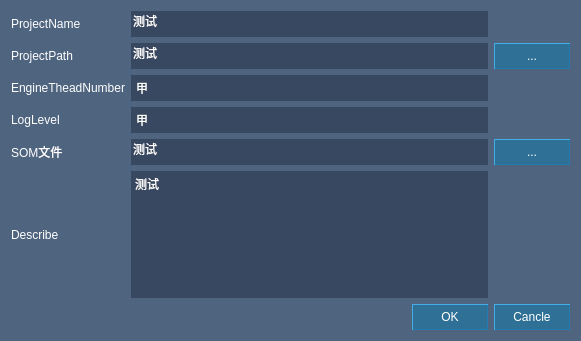
<?xml version="1.0" encoding="UTF-8"?>
<ui version="4.0">
 <class>CreateProject</class>
 <widget class="QWidget" name="CreateProject">
  <property name="geometry">
   <rect>
    <x>0</x>
    <y>0</y>
    <width>581</width>
    <height>341</height>
   </rect>
  </property>
  <property name="windowTitle">
   <string>CreateProject</string>
  </property>
  <property name="styleSheet">
   <string notr="true">QWidget#CreateProject{
	color:#ffffff;
	background-color:#4f647f;
	/*
	border-left:1px solid #44aeea;
	border-right:1px solid #44aeea;
	border-bottom:1px solid #44aeea;
*/
}
</string>
  </property>
  <layout class="QVBoxLayout" name="verticalLayout">
   <item>
    <layout class="QGridLayout" name="gridLayout">
     <item row="0" column="0">
      <widget class="QLabel" name="label">
       <property name="styleSheet">
        <string notr="true">QLabel{
	color:#ffffff;
	background-color:transparent;
}</string>
       </property>
       <property name="text">
        <string>ProjectName</string>
       </property>
      </widget>
     </item>
     <item row="0" column="1">
      <widget class="QLineEdit" name="lineEdit">
       <property name="minimumSize">
        <size>
         <width>0</width>
         <height>26</height>
        </size>
       </property>
       <property name="styleSheet">
        <string notr="true">QLineEdit{
	color:#ffffff;
	background-color:#384861;
	border:0px;
}

QLineEdit:hover{
	color:#ffffff;
	background-color:#384861;
	border:1px solid #2ba3e7;
}</string>
       </property>
       <property name="text">
        <string>测试</string>
       </property>
      </widget>
     </item>
     <item row="1" column="0">
      <widget class="QLabel" name="label_2">
       <property name="styleSheet">
        <string notr="true">QLabel{
	color:#ffffff;
	background-color:transparent;
}</string>
       </property>
       <property name="text">
        <string>ProjectPath</string>
       </property>
      </widget>
     </item>
     <item row="1" column="1">
      <widget class="QLineEdit" name="lineEdit_2">
       <property name="minimumSize">
        <size>
         <width>0</width>
         <height>26</height>
        </size>
       </property>
       <property name="styleSheet">
        <string notr="true">QLineEdit{
	color:#ffffff;
	background-color:#384861;
	border:0px;
}

QLineEdit:hover{
	color:#ffffff;
	background-color:#384861;
	border:1px solid #2ba3e7;
}</string>
       </property>
       <property name="text">
        <string>测试</string>
       </property>
      </widget>
     </item>
     <item row="1" column="2">
      <widget class="QPushButton" name="pushButton">
       <property name="minimumSize">
        <size>
         <width>76</width>
         <height>26</height>
        </size>
       </property>
       <property name="styleSheet">
        <string notr="true">QPushButton{
	color:#ffffff;
	background-color:#2f7196;
	border-top:1px solid #44aeea;
	border-left:1px solid #44aeea;
	border-bottom:1px solid #217cb1;
	border-right:1px solid #217cb1;
}

QPushButton:hover{
	color:#ffffff;
	background-color:#0f8dc8;
}

QPushButton:pressed{
	color:#ffffff;
	background-color:#256081;
	border:1px solid #44aeea;	
}</string>
       </property>
       <property name="text">
        <string>...</string>
       </property>
      </widget>
     </item>
     <item row="2" column="0">
      <widget class="QLabel" name="label_3">
       <property name="styleSheet">
        <string notr="true">QLabel{
	color:#ffffff;
	background-color:transparent;
}</string>
       </property>
       <property name="text">
        <string>EngineTheadNumber</string>
       </property>
      </widget>
     </item>
     <item row="2" column="1">
      <widget class="QComboBox" name="comboBox">
       <property name="minimumSize">
        <size>
         <width>0</width>
         <height>26</height>
        </size>
       </property>
       <property name="styleSheet">
        <string notr="true">QComboBox{
	color:#ffffff;
	background-color:#384861;
	border:0px;
}

QComboBox:hover{
	color:#ffffff;
	background-color:#384861;
	border:1px solid #63bbff;
}

QComboBox::down-arrow{	
	image: url(:/images/down_arrow.png);
	background-color:transparent;
}

QComboBox::drop-down{
	border:0px;
	width:26px;
	background-color:transparent;
}

QComboBox::drop-down:hover {
	color:white;
	border:0px;
	width:26px;
    background-color:transparent;
}

QComboBox QAbstractItemView {
	color:#3c3c3c;
	outline:none;
	border:1px solid #63bbff;
    background-color:#f6fafb;
}

QComboBox QAbstractItemView::item {
	outline:none;
	height:26px;
}

QComboBox QAbstractItemView::item:hover {
	color:white;
	outline:none;
	height:26px;
    background-color:#63bbff;	
}
QComboBox QAbstractItemView::item:selected {
	outline:none;
	border:0px;
	height:26px;
	color:#63bbff;
 	outline:none;
}</string>
       </property>
       <item>
        <property name="text">
         <string>甲</string>
        </property>
       </item>
       <item>
        <property name="text">
         <string>乙</string>
        </property>
       </item>
       <item>
        <property name="text">
         <string>丙</string>
        </property>
       </item>
       <item>
        <property name="text">
         <string>丁</string>
        </property>
       </item>
      </widget>
     </item>
     <item row="3" column="0">
      <widget class="QLabel" name="label_4">
       <property name="styleSheet">
        <string notr="true">QLabel{
	color:#ffffff;
	background-color:transparent;
}</string>
       </property>
       <property name="text">
        <string>LogLevel</string>
       </property>
      </widget>
     </item>
     <item row="3" column="1">
      <widget class="QComboBox" name="comboBox_2">
       <property name="minimumSize">
        <size>
         <width>0</width>
         <height>26</height>
        </size>
       </property>
       <property name="styleSheet">
        <string notr="true">QComboBox{
	color:#ffffff;
	background-color:#384861;
	border:0px;
}

QComboBox:hover{
	color:#ffffff;
	background-color:#384861;
	border:1px solid #63bbff;
}

QComboBox::down-arrow{	
	image: url(:/images/down_arrow.png);
	background-color:transparent;
}

QComboBox::drop-down{
	border:0px;
	width:26px;
	background-color:transparent;
}

QComboBox::drop-down:hover {
	color:white;
	border:0px;
	width:26px;
    background-color:transparent;
}

QComboBox QAbstractItemView {
	color:#3c3c3c;
	outline:none;
	border:1px solid #63bbff;
    background-color:#f6fafb;
}

QComboBox QAbstractItemView::item {
	outline:none;
	height:26px;
}

QComboBox QAbstractItemView::item:hover {
	color:white;
	outline:none;
	height:26px;
    background-color:#63bbff;	
}
QComboBox QAbstractItemView::item:selected {
	outline:none;
	border:0px;
	height:26px;
	color:#63bbff;
 	outline:none;
}</string>
       </property>
       <item>
        <property name="text">
         <string>甲</string>
        </property>
       </item>
       <item>
        <property name="text">
         <string>乙</string>
        </property>
       </item>
       <item>
        <property name="text">
         <string>丙</string>
        </property>
       </item>
      </widget>
     </item>
     <item row="4" column="0">
      <widget class="QLabel" name="label_5">
       <property name="styleSheet">
        <string notr="true">QLabel{
	color:#ffffff;
	background-color:transparent;
}</string>
       </property>
       <property name="text">
        <string>SOM文件</string>
       </property>
      </widget>
     </item>
     <item row="4" column="1">
      <widget class="QLineEdit" name="lineEdit_3">
       <property name="minimumSize">
        <size>
         <width>0</width>
         <height>26</height>
        </size>
       </property>
       <property name="styleSheet">
        <string notr="true">QLineEdit{
	color:#ffffff;
	background-color:#384861;
	border:0px;
}

QLineEdit:hover{
	color:#ffffff;
	background-color:#384861;
	border:1px solid #2ba3e7;
}</string>
       </property>
       <property name="text">
        <string>测试</string>
       </property>
      </widget>
     </item>
     <item row="4" column="2">
      <widget class="QPushButton" name="pushButton_2">
       <property name="minimumSize">
        <size>
         <width>76</width>
         <height>26</height>
        </size>
       </property>
       <property name="styleSheet">
        <string notr="true">QPushButton{
	color:#ffffff;
	background-color:#2f7196;
	border-top:1px solid #44aeea;
	border-left:1px solid #44aeea;
	border-bottom:1px solid #217cb1;
	border-right:1px solid #217cb1;
}

QPushButton:hover{
	color:#ffffff;
	background-color:#0f8dc8;
}

QPushButton:pressed{
	color:#ffffff;
	background-color:#256081;
	border:1px solid #44aeea;	
}</string>
       </property>
       <property name="text">
        <string>...</string>
       </property>
      </widget>
     </item>
     <item row="5" column="0">
      <widget class="QLabel" name="label_6">
       <property name="styleSheet">
        <string notr="true">QLabel{
	color:#ffffff;
	background-color:transparent;
}</string>
       </property>
       <property name="text">
        <string>Describe</string>
       </property>
      </widget>
     </item>
     <item row="5" column="1">
      <widget class="QTextEdit" name="textEdit">
       <property name="styleSheet">
        <string notr="true">QTextEdit{		
	color:#ffffff;
	font-family:&quot;等线&quot;;
	font-size:15px;
	background-color:#384861;
	border:0px;
}

QTextEdit:hover{		
	color:#ffffff;
	font-family:&quot;等线&quot;;
	font-size:15px;
	background-color:#384861;
	border:1px solid #2ba3e7;
}</string>
       </property>
       <property name="html">
        <string>&lt;!DOCTYPE HTML PUBLIC &quot;-//W3C//DTD HTML 4.0//EN&quot; &quot;http://www.w3.org/TR/REC-html40/strict.dtd&quot;&gt;
&lt;html&gt;&lt;head&gt;&lt;meta name=&quot;qrichtext&quot; content=&quot;1&quot; /&gt;&lt;style type=&quot;text/css&quot;&gt;
p, li { white-space: pre-wrap; }
&lt;/style&gt;&lt;/head&gt;&lt;body style=&quot; font-family:'等线'; font-size:15px; font-weight:400; font-style:normal;&quot;&gt;
&lt;p style=&quot; margin-top:0px; margin-bottom:0px; margin-left:0px; margin-right:0px; -qt-block-indent:0; text-indent:0px;&quot;&gt;&lt;span style=&quot; font-family:'SimSun'; font-size:9pt;&quot;&gt;测试&lt;/span&gt;&lt;/p&gt;&lt;/body&gt;&lt;/html&gt;</string>
       </property>
      </widget>
     </item>
    </layout>
   </item>
   <item>
    <layout class="QHBoxLayout" name="horizontalLayout">
     <item>
      <spacer name="horizontalSpacer">
       <property name="orientation">
        <enum>Qt::Horizontal</enum>
       </property>
       <property name="sizeHint" stdset="0">
        <size>
         <width>40</width>
         <height>20</height>
        </size>
       </property>
      </spacer>
     </item>
     <item>
      <widget class="QPushButton" name="pushButton_3">
       <property name="minimumSize">
        <size>
         <width>76</width>
         <height>26</height>
        </size>
       </property>
       <property name="styleSheet">
        <string notr="true">QPushButton{
	color:#ffffff;
	background-color:#2f7196;
	border-top:1px solid #44aeea;
	border-left:1px solid #44aeea;
	border-bottom:1px solid #217cb1;
	border-right:1px solid #217cb1;
}

QPushButton:hover{
	color:#ffffff;
	background-color:#0f8dc8;
}

QPushButton:pressed{
	color:#ffffff;
	background-color:#256081;
	border:1px solid #44aeea;	
}</string>
       </property>
       <property name="text">
        <string>OK</string>
       </property>
      </widget>
     </item>
     <item>
      <widget class="QPushButton" name="pushButton_4">
       <property name="minimumSize">
        <size>
         <width>76</width>
         <height>26</height>
        </size>
       </property>
       <property name="styleSheet">
        <string notr="true">QPushButton{
	color:#ffffff;
	background-color:#2f7196;
	border-top:1px solid #44aeea;
	border-left:1px solid #44aeea;
	border-bottom:1px solid #217cb1;
	border-right:1px solid #217cb1;
}

QPushButton:hover{
	color:#ffffff;
	background-color:#0f8dc8;
}

QPushButton:pressed{
	color:#ffffff;
	background-color:#256081;
	border:1px solid #44aeea;	
}</string>
       </property>
       <property name="text">
        <string>Cancle</string>
       </property>
      </widget>
     </item>
    </layout>
   </item>
  </layout>
 </widget>
 <resources>
  <include location="ui.qrc"/>
 </resources>
 <connections/>
</ui>
